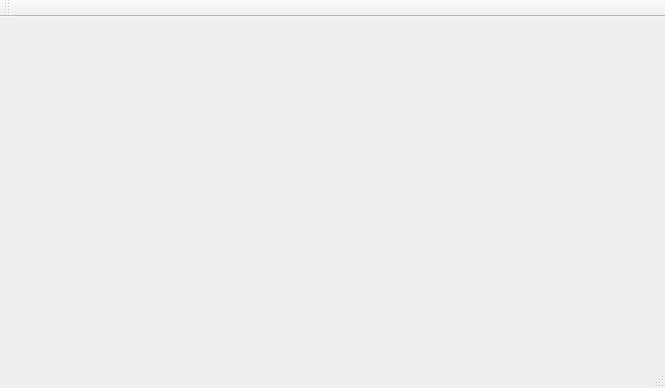
<?xml version="1.0" encoding="UTF-8"?>
<ui version="4.0">
 <class>MainWindow</class>
 <widget class="QMainWindow" name="MainWindow">
  <property name="geometry">
   <rect>
    <x>0</x>
    <y>0</y>
    <width>665</width>
    <height>388</height>
   </rect>
  </property>
  <property name="windowTitle">
   <string>MainWindow</string>
  </property>
  <widget class="QWidget" name="centralWidget"/>
  <widget class="QMenuBar" name="menuBar">
   <property name="geometry">
    <rect>
     <x>0</x>
     <y>0</y>
     <width>665</width>
     <height>21</height>
    </rect>
   </property>
  </widget>
  <widget class="QToolBar" name="mainToolBar">
   <attribute name="toolBarArea">
    <enum>TopToolBarArea</enum>
   </attribute>
   <attribute name="toolBarBreak">
    <bool>false</bool>
   </attribute>
  </widget>
  <widget class="QStatusBar" name="statusBar"/>
 </widget>
 <layoutdefault spacing="6" margin="11"/>
 <resources/>
 <connections/>
</ui>
